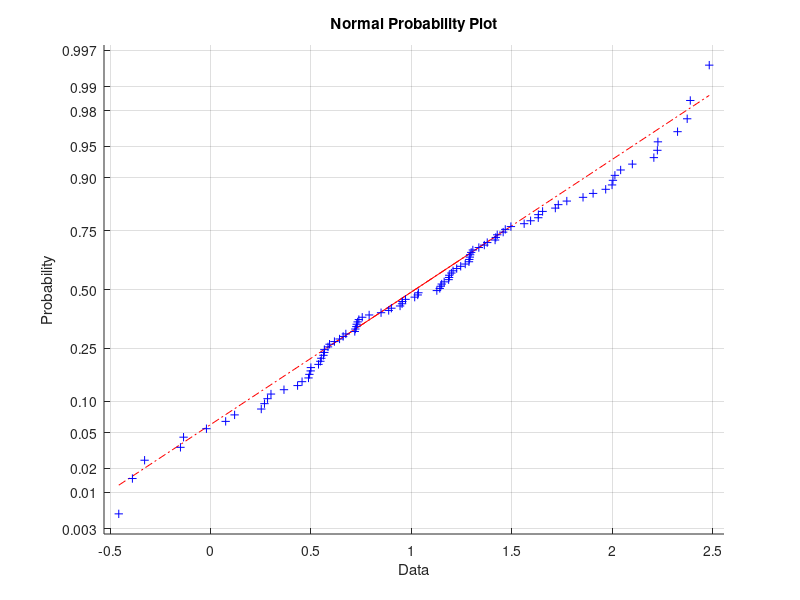

The MATLAB source for this figure:
l1 = normrnd(1,0.7,100,1);
normplot(l1)
l1(101)=1;
M = zeros(100,100);

for i=1:100
    M(i,i)=((((i-100)/l1(i+1))+((i-100)/l1(i)))*10);
    if i<=99
        M(i,i+1)=(((100-i)/l1(i+1))*10);
        M(i+1,i)=(((101-i)/l1(i))*10);
    end
end

[U,R]=eig(M);

a1=U(100,100);
g1=sprintf('%d ', a1);
fprintf('Answer: %s\n', a1)

b1=R(100,100);
f1=sprintf('%d ', b1);
fprintf('Answer: %s\n', b1)


